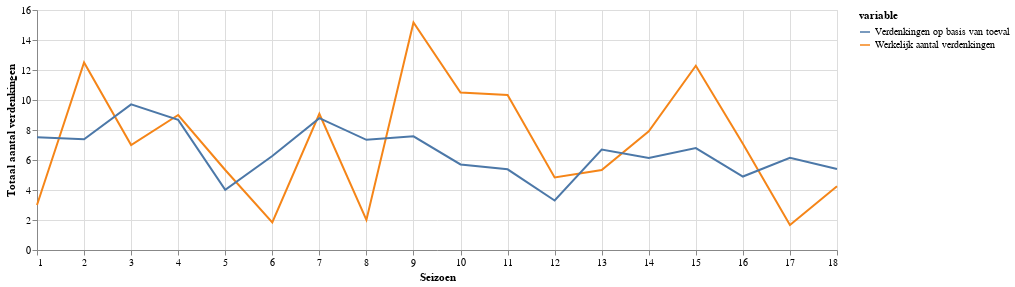

Write notebook code for a chart like this one.
### Markdown cell above
## Hoe verdacht is de mol?

Als deelnemers geen idee hebben wie de mol is zullen ze gokken. Door dit gokgedrag verwachten we dat elk seizoen de mol toevallig een aantal verdenkingen door gokkers op zich krijgt. Het aantal 'gokverdenkingen' verschilt per seizoen omdat het verschilt hoeveel verdenkingen de tv makers ons laten zien (de grafiek hierboven).

In onderstaande grafiek zie je per seizoen hoeveel 'stemmen' de mol heeft gekregen, en hoeveel we hadden verwacht op basis van gokken. Als de gele lijn boven de blauwe lijn komt is de mol verdacht en andersom.

Nico uit seizoen 2 en Margriet uit seizoen 15 zijn behoorlijk verdacht. Maar de meest verdachte mol is toch wel Jon, uit seizoen 9. Zowel Anniek, Dennis als Vivienne hadden hem al vrij snel in de smiezen. 

Tegelijkertijd zijn er ook een paar niet verdachte mollen in een seizoen waar er wel veel geld uit de pot is gehaald: seizoen 6 (Milouska), 8 (Dennis) en 17 (Thomas).

### Code cell
# calculate how often the mol would have been guessed correctly if just guessing
temp = result[['mol_actual_votes', 'mol_expected_votes']].groupby(result['season']).sum()
temp.rename({'mol_actual_votes': 'Werkelijk aantal verdenkingen', 'mol_expected_votes': 'Verdenkingen op basis van toeval'}, axis='columns', inplace=True)
show_progress(temp, [1, 18], 'Seizoen', 'Totaal aantal verdenkingen')

### Figure 1 — Vega-Lite specification as saved in the notebook (floating-point values rounded to 4 significant figures)
{"$schema": "https://vega.github.io/schema/vega-lite/v2.6.0.json", "config": {"view": {"height": 300, "width": 400}}, "data": {"name": "data-3ebf0068ef5fd09e92e260891188e984"}, "datasets": {"data-3ebf0068ef5fd09e92e260891188e984": [{"value": 3, "variable": "Werkelijk aantal verdenkingen", "x": 1}, {"value": 12.5, "variable": "Werkelijk aantal verdenkingen", "x": 2}, {"value": 7, "variable": "Werkelijk aantal verdenkingen", "x": 3}, {"value": 9, "variable": "Werkelijk aantal verdenkingen", "x": 4}, {"value": 5.333, "variable": "Werkelijk aantal verdenkingen", "x": 5}, {"value": 1.833, "variable": "Werkelijk aantal verdenkingen", "x": 6}, {"value": 9.083, "variable": "Werkelijk aantal verdenkingen", "x": 7}, {"value": 2, "variable": "Werkelijk aantal verdenkingen", "x": 8}, {"value": 15.17, "variable": "Werkelijk aantal verdenkingen", "x": 9}, {"value": 10.5, "variable": "Werkelijk aantal verdenkingen", "x": 10}, {"value": 10.33, "variable": "Werkelijk aantal verdenkingen", "x": 11}, {"value": 4.833, "variable": "Werkelijk aantal verdenkingen", "x": 12}, {"value": 5.333, "variable": "Werkelijk aantal verdenkingen", "x": 13}, {"value": 7.917, "variable": "Werkelijk aantal verdenkingen", "x": 14}, {"value": 12.28, "variable": "Werkelijk aantal verdenkingen", "x": 15}, {"value": 7.083, "variable": "Werkelijk aantal verdenkingen", "x": 16}, {"value": 1.667, "variable": "Werkelijk aantal verdenkingen", "x": 17}, {"value": 4.25, "variable": "Werkelijk aantal verdenkingen", "x": 18}, {"value": 7.51, "variable": "Verdenkingen op basis van toeval", "x": 1}, {"value": 7.378, "variable": "Verdenkingen op basis van toeval", "x": 2}, {"value": 9.712, "variable": "Verdenkingen op basis van toeval", "x": 3}, {"value": 8.677, "variable": "Verdenkingen op basis van toeval", "x": 4}, {"value": 4.01, "variable": "Verdenkingen op basis van toeval", "x": 5}, {"value": 6.27, "variable": "Verdenkingen op basis van toeval", "x": 6}, {"value": 8.788, "variable": "Verdenkingen op basis van toeval", "x": 7}, {"value": 7.346, "variable": "Verdenkingen op basis van toeval", "x": 8}, {"value": 7.575, "variable": "Verdenkingen op basis van toeval", "x": 9}, {"value": 5.703, "variable": "Verdenkingen op basis van toeval", "x": 10}, {"value": 5.378, "variable": "Verdenkingen op basis van toeval", "x": 11}, {"value": 3.302, "variable": "Verdenkingen op basis van toeval", "x": 12}, {"value": 6.696, "variable": "Verdenkingen op basis van toeval", "x": 13}, {"value": 6.141, "variable": "Verdenkingen op basis van toeval", "x": 14}, {"value": 6.795, "variable": "Verdenkingen op basis van toeval", "x": 15}, {"value": 4.898, "variable": "Verdenkingen op basis van toeval", "x": 16}, {"value": 6.144, "variable": "Verdenkingen op basis van toeval", "x": 17}, {"value": 5.403, "variable": "Verdenkingen op basis van toeval", "x": 18}]}, "encoding": {"color": {"field": "variable", "type": "nominal"}, "x": {"axis": {"domain": true}, "field": "x", "scale": {"domain": [1, 18]}, "title": "Seizoen", "type": "quantitative"}, "y": {"field": "value", "title": "Totaal aantal verdenkingen", "type": "quantitative"}}, "height": 240, "mark": "line", "width": 800}
